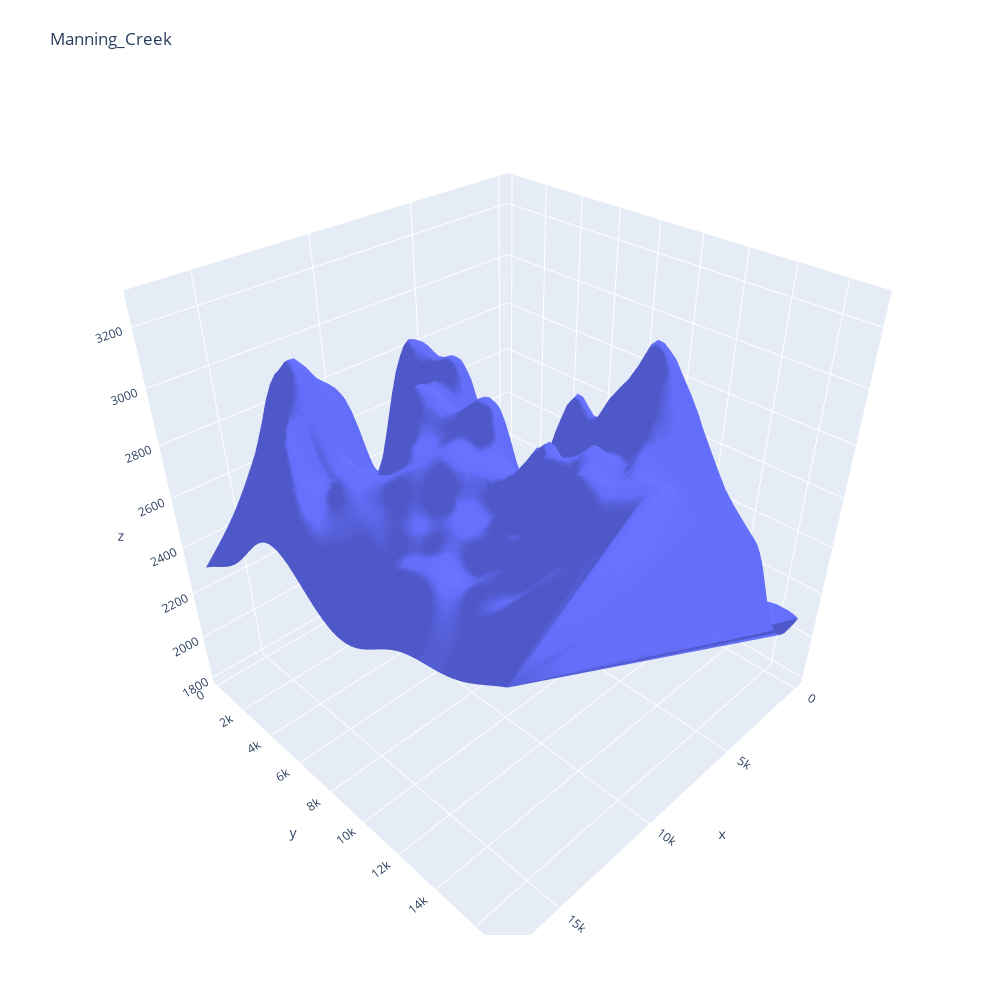

This figure's notebook cell:
### Code cell
fig = go.Figure(data=[go.Mesh3d(x=X.values.flatten(), y=Y.values.flatten(), z=Z.values.flatten())])

fig.update_layout(title=terrain, autosize=False,
                  width=1000, height=1000,
                  margin=dict(l=65, r=50, b=65, t=90))

fig.show()

### Figure 1 — Plotly figure (JSON) as saved in the notebook; plotly's stock layout.template omitted (floating-point values rounded to 4 significant figures; data arrays with more than 128 entries replaced by an {"elided": "..."} marker saying what was removed)
{"data": [{"type": "mesh3d", "x": {"elided": "4692 int values"}, "y": {"elided": "4692 int values"}, "z": {"elided": "4692 float values"}}], "layout": {"autosize": false, "height": 1000, "margin": {"b": 65, "l": 65, "r": 50, "t": 90}, "title": {"text": "Manning_Creek"}, "width": 1000}}
